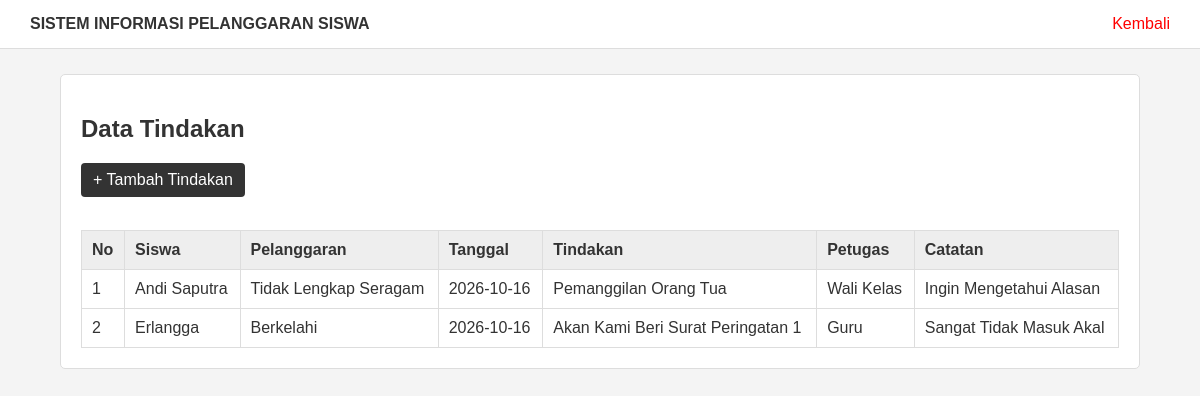
The page /tindakan.php (signed in) on the database its author committed.
### tables this page shows
CREATE TABLE `tindakan` (
  `id` int(11) NOT NULL,
  `pelanggaran_id` int(11) NOT NULL,
  `tanggal` date NOT NULL,
  `tindakan` text NOT NULL,
  `petugas_id` int(11) DEFAULT NULL,
  `catatan` text DEFAULT NULL
);

CREATE TABLE `siswa` (
  `id` int(11) NOT NULL,
  `nis` varchar(30) NOT NULL,
  `nisn` varchar(20) DEFAULT NULL,
  `nama` varchar(150) NOT NULL,
  `jenis_kelamin` char(1) DEFAULT NULL,
  `tanggal_lahir` date DEFAULT NULL,
  `alamat` text DEFAULT NULL,
  `no_hp_ortu` varchar(20) DEFAULT NULL,
  `aktif` tinyint(1) DEFAULT 1,
  `status_aktif` tinyint(1) DEFAULT 1,
  `created_at` timestamp NOT NULL DEFAULT current_timestamp(),
  `updated_at` timestamp NOT NULL DEFAULT current_timestamp() ON UPDATE current_timestamp()
);

CREATE TABLE `jenis_pelanggaran` (
  `id` int(11) NOT NULL,
  `kategori_id` int(11) DEFAULT NULL,
  `nama` varchar(150) NOT NULL,
  `poin` int(11) DEFAULT 0,
  `keterangan` text DEFAULT NULL,
  `status_aktif` tinyint(1) DEFAULT 1
);

CREATE TABLE `users` (
  `id` int(11) NOT NULL,
  `nama` varchar(100) NOT NULL,
  `username` varchar(50) DEFAULT NULL,
  `password` varchar(50) DEFAULT NULL,
  `role` varchar(30) NOT NULL,
  `aktif` tinyint(1) DEFAULT 1,
  `level` varchar(20) DEFAULT NULL
);

### tindakan.php (the view, shortened to what this page needs)
<?php
include "database.php";
$query = mysqli_query($koneksi, "
    SELECT
        tindakan.id,
        siswa.nama AS nama_siswa,
        jenis_pelanggaran.nama AS jenis_pelanggaran,
        tindakan.tanggal,
        tindakan.tindakan,
        users.nama AS petugas,
        tindakan.catatan
    FROM tindakan
    JOIN pelanggaran
        ON tindakan.pelanggaran_id = pelanggaran.id
    JOIN siswa
        ON pelanggaran.siswa_id = siswa.id
    JOIN jenis_pelanggaran
        ON pelanggaran.jenis_id = jenis_pelanggaran.id
    LEFT JOIN users
        ON tindakan.petugas_id = users.id
    ORDER BY tindakan.id DESC
");
?>
<!DOCTYPE html>
<html>
<head>
    <link rel="stylesheet" href="style.css">
</head>
<body>
<div class="header">
    <b>SISTEM INFORMASI PELANGGARAN SISWA</b>
    <a href="dashboard.php">
        Kembali
    </a>
</div>
<div class="container">
    <div class="box">
        <h2>Data Tindakan</h2>
        <a href="tambah_tindakan.php" class="btn-tambah">
            + Tambah Tindakan
        </a>
        <br><br>
        <table>
            <tr>
                <th>No</th>
                <th>Siswa</th>
                <th>Pelanggaran</th>
                <th>Tanggal</th>
                <th>Tindakan</th>
                <th>Petugas</th>
                <th>Catatan</th>
            </tr>
            <?php
            $no = 1;
            while ($data = mysqli_fetch_assoc($query)) {
            ?>
            <tr>
                <td>
                    <?= $no++; ?>
                </td>
                <td>
                    <?= htmlspecialchars($data['nama_siswa']); ?>
                </td>
                <td>
                    <?= htmlspecialchars($data['jenis_pelanggaran']); ?>
                </td>
                <td>
                    <?= htmlspecialchars($data['tanggal']); ?>
                </td>
                <td>
                    <?= htmlspecialchars($data['tindakan']); ?>
                </td>
                <td>
                    <?= htmlspecialchars($data['petugas'] ?? '-'); ?>
                </td>
                <td>
                    <?= htmlspecialchars($data['catatan'] ?? '-'); ?>
                </td>
            </tr>
            <?php } ?>
        </table>
    </div>
</div>
</body>
</html>

### style.css (style rules this page uses)
* { box-sizing: border-box; }
body { margin: 0; font-family: Arial, sans-serif; background: #f4f4f4; color: #333; }
.header { background: white; border-bottom: 1px solid #ddd; padding: 15px 30px; }
.header a { float: right; color: red; text-decoration: none; }
.container { width: 90%; max-width: 1100px; margin: 25px auto; }
.box { background: white; border: 1px solid #ddd; border-radius: 5px; padding: 20px; margin-bottom: 20px; }
table { width: 100%; border-collapse: collapse; background: white; }
table th, table td { border: 1px solid #ddd; padding: 10px; text-align: left; }
table th { background: #eee; }
.btn-tambah { display: inline-block; padding: 8px 12px; background: #333; color: white; text-decoration: none; border-radius: 4px; margin-bottom: 15px; }

### rows shown on the page
tindakan: siswa.nama "Andi Saputra", jenis_pelanggaran.nama "Tidak Lengkap Seragam", tanggal "2026-10-16", tindakan "Pemanggilan Orang Tua", petugas.nama "Wali Kelas", catatan "Ingin Mengetahui Alasan"
tindakan: siswa.nama "Erlangga", jenis_pelanggaran.nama "Berkelahi", tanggal "2026-10-16", tindakan "Akan Kami Beri Surat Peringatan 1", petugas.nama "Guru", catatan "Sangat Tidak Masuk Akal"
